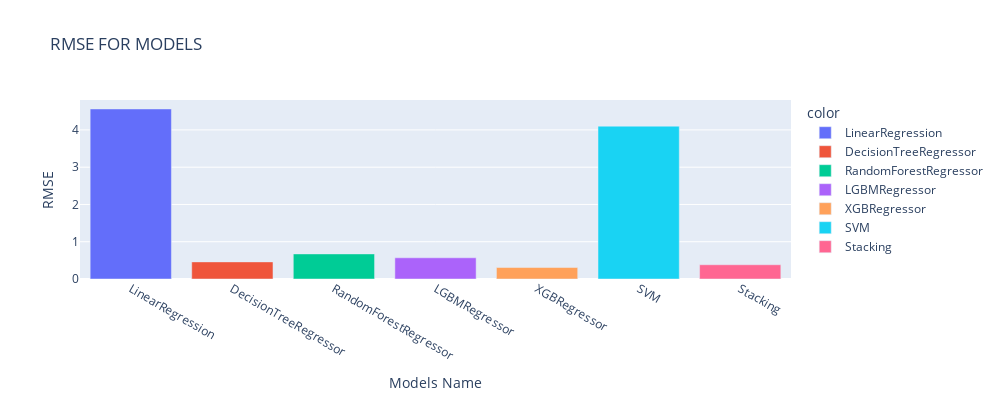

Write notebook code for a chart like this one.
### Markdown cell above
>In such cases, the ensemble might not bring significant improvements as we see that `XGBRegressor` has better score.

- It's important to note that the performance of ensemble models can vary depending on the specific dataset and problem.

### Code cell
import plotly.express as px
# Example data
x = list(RMSE_DIC.keys())
y = list(RMSE_DIC.values())

# Create the bar plot
fig = px.bar(x=x, y=y, title='RMSE FOR MODELS',
             color = x, labels={'x': 'Models Name', 'y': 'RMSE'},
             width=1000, height=400)

# Display the plot
fig.show()

### Figure 1 — Plotly figure (JSON) as saved in the notebook; plotly's stock layout.template omitted (floating-point values rounded to 4 significant figures)
{"data": [{"alignmentgroup": "True", "hovertemplate": "color=LinearRegression<br>Models Name=%{x}<br>RMSE=%{y}<extra></extra>", "legendgroup": "LinearRegression", "marker": {"color": "#636efa", "pattern": {"shape": ""}}, "name": "LinearRegression", "offsetgroup": "LinearRegression", "orientation": "v", "showlegend": true, "textposition": "auto", "type": "bar", "x": ["LinearRegression"], "xaxis": "x", "y": [4.563], "yaxis": "y"}, {"alignmentgroup": "True", "hovertemplate": "color=DecisionTreeRegressor<br>Models Name=%{x}<br>RMSE=%{y}<extra></extra>", "legendgroup": "DecisionTreeRegressor", "marker": {"color": "#EF553B", "pattern": {"shape": ""}}, "name": "DecisionTreeRegressor", "offsetgroup": "DecisionTreeRegressor", "orientation": "v", "showlegend": true, "textposition": "auto", "type": "bar", "x": ["DecisionTreeRegressor"], "xaxis": "x", "y": [0.4593], "yaxis": "y"}, {"alignmentgroup": "True", "hovertemplate": "color=RandomForestRegressor<br>Models Name=%{x}<br>RMSE=%{y}<extra></extra>", "legendgroup": "RandomForestRegressor", "marker": {"color": "#00cc96", "pattern": {"shape": ""}}, "name": "RandomForestRegressor", "offsetgroup": "RandomForestRegressor", "orientation": "v", "showlegend": true, "textposition": "auto", "type": "bar", "x": ["RandomForestRegressor"], "xaxis": "x", "y": [0.6732], "yaxis": "y"}, {"alignmentgroup": "True", "hovertemplate": "color=LGBMRegressor<br>Models Name=%{x}<br>RMSE=%{y}<extra></extra>", "legendgroup": "LGBMRegressor", "marker": {"color": "#ab63fa", "pattern": {"shape": ""}}, "name": "LGBMRegressor", "offsetgroup": "LGBMRegressor", "orientation": "v", "showlegend": true, "textposition": "auto", "type": "bar", "x": ["LGBMRegressor"], "xaxis": "x", "y": [0.5692], "yaxis": "y"}, {"alignmentgroup": "True", "hovertemplate": "color=XGBRegressor<br>Models Name=%{x}<br>RMSE=%{y}<extra></extra>", "legendgroup": "XGBRegressor", "marker": {"color": "#FFA15A", "pattern": {"shape": ""}}, "name": "XGBRegressor", "offsetgroup": "XGBRegressor", "orientation": "v", "showlegend": true, "textposition": "auto", "type": "bar", "x": ["XGBRegressor"], "xaxis": "x", "y": [0.308], "yaxis": "y"}, {"alignmentgroup": "True", "hovertemplate": "color=SVM<br>Models Name=%{x}<br>RMSE=%{y}<extra></extra>", "legendgroup": "SVM", "marker": {"color": "#19d3f3", "pattern": {"shape": ""}}, "name": "SVM", "offsetgroup": "SVM", "orientation": "v", "showlegend": true, "textposition": "auto", "type": "bar", "x": ["SVM"], "xaxis": "x", "y": [4.101], "yaxis": "y"}, {"alignmentgroup": "True", "hovertemplate": "color=Stacking<br>Models Name=%{x}<br>RMSE=%{y}<extra></extra>", "legendgroup": "Stacking", "marker": {"color": "#FF6692", "pattern": {"shape": ""}}, "name": "Stacking", "offsetgroup": "Stacking", "orientation": "v", "showlegend": true, "textposition": "auto", "type": "bar", "x": ["Stacking"], "xaxis": "x", "y": [0.3823], "yaxis": "y"}], "layout": {"barmode": "relative", "height": 400, "legend": {"title": {"text": "color"}, "tracegroupgap": 0}, "title": {"text": "RMSE FOR MODELS"}, "width": 1000, "xaxis": {"anchor": "y", "autorange": true, "domain": [0, 1], "range": [-0.5, 6.5], "title": {"text": "Models Name"}, "type": "category"}, "yaxis": {"anchor": "x", "autorange": true, "domain": [0, 1], "range": [0, 4.803], "title": {"text": "RMSE"}, "type": "linear"}}}
